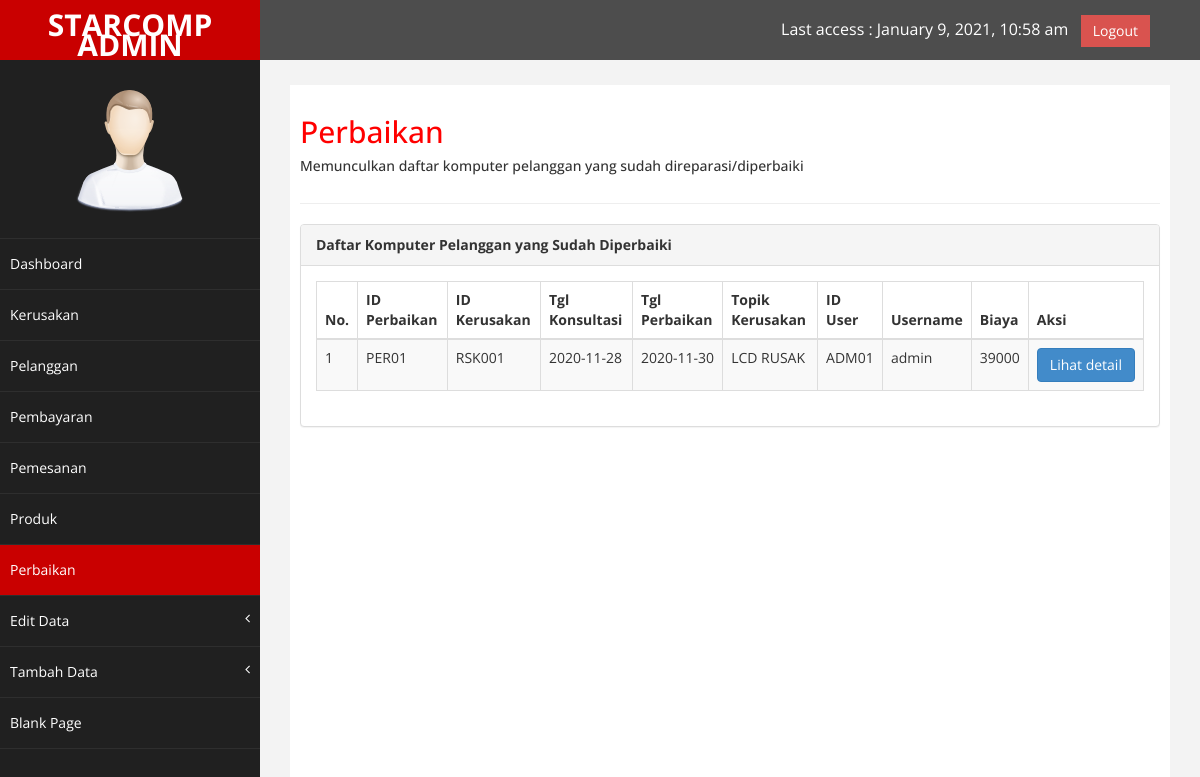
Screenshot of /index.php/perbaikan with the database file from the repository.
### tables this page shows
CREATE TABLE `perbaikan_selesai` (
  `id_perbaikan` varchar(10) NOT NULL,
  `id_kerusakan` varchar(10) NOT NULL,
  `tgl_konsul` date NOT NULL,
  `tgl_perbaikan` date NOT NULL,
  `topik_kerusakan` varchar(20) NOT NULL,
  `gmbr_kerusakan` varchar(30) NOT NULL,
  `id_user` varchar(5) NOT NULL,
  `username` varchar(15) NOT NULL,
  `deskripsi_perbaikan` varchar(200) NOT NULL,
  `biaya` int(8) NOT NULL
);

### application/controllers/Perbaikan.php (called while the page is built, shortened)
<?php
class Perbaikan extends CI_Controller {
	public function __construct()
	{
		$this->load->database();
		$this->load->model('perbaikan_model');
	}
	public function index(){
		$result['perbaikan'] = $this->perbaikan_model->listing();
		$this->load->view('main/perbaikan', $result);
	}
}

### index.php (called while the page is built, shortened)
<?php
require_once BASEPATH.'core/CodeIgniter.php';

### application/models/Perbaikan_model.php (called while the page is built, shortened)
<?php
class Perbaikan_model extends CI_Model {
	public function listing(){
		$query = $this->db->query('select * from perbaikan_selesai');
		return $query->result();
	}
}

### application/views/main/perbaikan.php (the view, shortened to what this page needs)
<!DOCTYPE html>
<html xmlns="http://www.w3.org/1999/xhtml">
<head>
   <link href="<?php echo base_url('assets/css/bootstrap.css');?>" rel="stylesheet" />
    <link href="<?php echo base_url('assets/css/font-awesome.css')?>" rel="stylesheet" />
    <link href="<?php echo base_url('assets/js/morris/morris-0.4.3.min.css')?>" rel="stylesheet" />
    <link href="<?php echo base_url('assets/css/custom.css')?>" rel="stylesheet" />
</head>
<body>
    <div id="wrapper">
        <nav class="navbar navbar-default navbar-cls-top " role="navigation" style="margin-bottom: 0">
            <div class="navbar-header">
                <a class="navbar-brand" href="<?php echo site_url('Dashboard/')?>">STARCOMP ADMIN</a>
            </div>
  <div style="color: white;
padding: 15px 50px 5px 50px;
float: right;
font-size: 16px;"> Last access : <?php echo date("F j, Y, g:i a");?> &nbsp; <a href="<?php echo site_url('Login/logout');?>" class="btn btn-danger square-btn-adjust">Logout</a> </div>
        </nav>
                <nav class="navbar-default navbar-side" role="navigation">
            <div class="sidebar-collapse">
                <ul class="nav" id="main-menu">
        <li class="text-center">
                    <img src="<?php echo base_url('assets/img/find_user.png')?>" class="user-image img-responsive"/>
          </li>
                   <li>
                        <a href="<?php echo site_url('Dashboard')?>"> Dashboard</a>
                    </li>
                     <li>
                        <a  href="<?php echo site_url('Kerusakan')?>"></i> Kerusakan</a>
                    </li>
                    <li>
                        <a  href="<?php echo site_url('Users')?>">Pelanggan </a>
                    </li>
               <li  >
                        <a   href="<?php echo site_url('Pembayaran')?>">Pembayaran</a>
                    </li>
                      <li  >
                        <a  href="<?php echo site_url('Pemesanan')?>">Pemesanan</a>
                    </li>
                    <li  >
                        <a  href="<?php echo site_url('Produk')?>"> Produk </a>
                    </li>
                    <li>
                      <a class="active-menu" href="<?php echo site_url('Perbaikan')?>">Perbaikan</a>
                    </li>
                   <li>
                        <a href="#">Edit Data<span class="fa arrow"></span></a>
                      </li>
                       <li>
                        <a href="#">Tambah Data<span class="fa arrow"></span></a>
                  <li  >
                        <a  href="<?php echo site_url('Welcome/blank')?>">Blank Page</a>
                    </li>
                </ul>
            </div>
        </nav>
        <div id="page-wrapper" >
            <div id="page-inner">
                <div class="row">
                    <div class="col-md-12">
                     <h2>Perbaikan</h2>
                        <h5>Memunculkan daftar komputer pelanggan yang sudah direparasi/diperbaiki</h5>
                    </div>
                </div>
                 <hr />
               <div class="row">
                <div class="col-md-12">
                    <div class="panel panel-default">
                        <div class="panel-heading">
                             <b>Daftar Komputer Pelanggan yang Sudah Diperbaiki</b>
                        </div>
                        <div class="panel-body">
                            <div class="table-responsive">
                                <table class="table table-striped table-bordered table-hover" id="dataTables-example">
                                    <thead>
                                        <tr>
                                            <th>No.</th>
                                            <th>ID Perbaikan</th>
                                            <th>ID Kerusakan</th>
                                            <th>Tgl Konsultasi</th>
                                            <th>Tgl Perbaikan</th>
                                            <th>
                                                Topik Kerusakan
                                            </th>
                                            <th>ID User</th>
                                            <th>Username</th>
                                            <th>Biaya</th>
                                            <th>Aksi</th>
                                        </tr>
                                    </thead>
                                    <tbody>
                                        <tr class="gradeU">
                                          <?php
                                            $no = 1;
                                            foreach ($perbaikan as $perbaikan) {
                                            ?>
                                            <td><?php echo $no;?></td>
                                            <td><?php echo $perbaikan->id_perbaikan;?></td>
                                            <td><?php echo $perbaikan->id_kerusakan;?></td>
                                            <td><?php echo $perbaikan->tgl_konsul;?></td>
                                            <td><?php echo $perbaikan->tgl_perbaikan;?></td>
                                            <td><?php echo $perbaikan->topik_kerusakan;?></td>
                                            <td><?php echo $perbaikan->id_user;?></td>
                                            <td><?php echo $perbaikan->username;?></td>
                                            <td><?php echo $perbaikan->biaya;?></td>
                                            <td>
                                              <a href="<?php echo site_url('perbaikan/detail_perbaikan/'.$perbaikan->id_perbaikan)?>" class="btn btn-primary">Lihat detail</a>
                                            </td>
                                        </tr>
                                        <?php }?>
                                    </tbody>
                                </table>
                            </div>
                        </div>
                    </div>
    </div>
            </div>
        </div>
</body>
</html>

### assets/css/custom.css (style rules this page uses)
body { font-family: 'Open Sans', sans-serif; }
#wrapper { width: 100%; background:#202020; }
#page-wrapper { padding: 15px 15px; min-height: 600px; background:#F3F3F3; }
#page-inner { width:100%; margin:10px 20px 10px 0px; background-color:#fff!important; padding:10px; min-height:1200px; }
.text-center { text-align:center; }
h2 { color: #f00; }
.square-btn-adjust { border: 0px solid transparent; -webkit-border-radius: 0px; -moz-border-radius: 0px; border-radius: 0px; }
.user-image { margin: 25px auto; -webkit-border-radius: 10px; -moz-border-radius: 10px; border-radius: 10px; max-height:170px; max-width:170px; }
.navbar-cls-top .navbar-brand { color: #fff; background: #C90000; width: 260px; text-align: center; height: 60px; font-size: 30px; font-weight: 700; }
.active-menu { background-color:#C90000!important; }
.arrow { float: right; }
.fa.arrow:before { content: "\f104"; }
.sidebar-collapse , .sidebar-collapse .nav { background:none; }
.sidebar-collapse .nav { padding:0; }
.sidebar-collapse .nav > li > a { color:#fff; background:#202020; text-shadow:none; }
.sidebar-collapse > .nav > li > a { padding:15px 10px; }
.sidebar-collapse > .nav > li { border-bottom: 1px solid rgba(107, 108, 109, 0.19); }
.navbar-side { border:none; background-color: #202020; }
.navbar-cls-top { background:#4D4D4D; border-bottom:none; }
.navbar-default { border:0px solid black; }
.navbar-header { background: #A70303; }
@media (min-width:768px) { #page-wrapper { margin: 0 0 0 260px; padding: 15px 30px; min-height: 1200px; } }
@media (min-width:768px) { .navbar-side { z-index: 1; position: absolute; width: 260px; } }
@media (min-width:768px) { .navbar { border-radius: 0px; } }

### rows the page displays
perbaikan_selesai: id_perbaikan "PER01", id_kerusakan "RSK001", tgl_konsul "2020-11-28", tgl_perbaikan "2020-11-30", topik_kerusakan "LCD RUSAK", id_user "ADM01", username "admin", biaya "39000"
